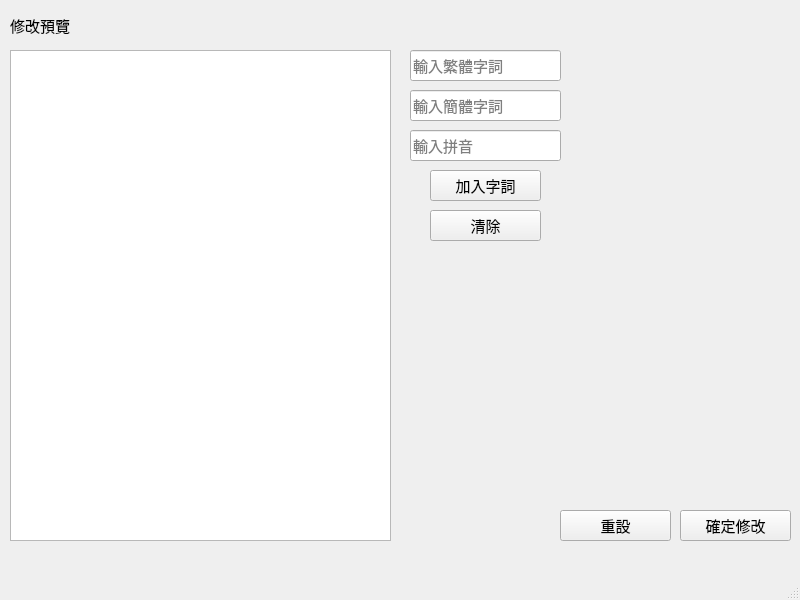
<?xml version="1.0" encoding="UTF-8"?>
<ui version="4.0">
 <class>dmod_window</class>
 <widget class="QMainWindow" name="dmod_window">
  <property name="geometry">
   <rect>
    <x>0</x>
    <y>0</y>
    <width>800</width>
    <height>600</height>
   </rect>
  </property>
  <property name="windowTitle">
   <string>Dictionary Modifier</string>
  </property>
  <widget class="QWidget" name="centralwidget">
   <widget class="QLineEdit" name="cht_input">
    <property name="geometry">
     <rect>
      <x>410</x>
      <y>50</y>
      <width>151</width>
      <height>31</height>
     </rect>
    </property>
    <property name="font">
     <font>
      <family>Times New Roman</family>
      <pointsize>11</pointsize>
     </font>
    </property>
    <property name="placeholderText">
     <string>輸入繁體字詞</string>
    </property>
   </widget>
   <widget class="QLineEdit" name="chs_input">
    <property name="geometry">
     <rect>
      <x>410</x>
      <y>90</y>
      <width>151</width>
      <height>31</height>
     </rect>
    </property>
    <property name="font">
     <font>
      <family>Times New Roman</family>
      <pointsize>11</pointsize>
     </font>
    </property>
    <property name="placeholderText">
     <string>輸入簡體字詞</string>
    </property>
   </widget>
   <widget class="QLineEdit" name="pinyin_input">
    <property name="geometry">
     <rect>
      <x>410</x>
      <y>130</y>
      <width>151</width>
      <height>31</height>
     </rect>
    </property>
    <property name="font">
     <font>
      <family>Times New Roman</family>
      <pointsize>11</pointsize>
     </font>
    </property>
    <property name="placeholderText">
     <string>輸入拼音</string>
    </property>
   </widget>
   <widget class="QPushButton" name="add_button">
    <property name="geometry">
     <rect>
      <x>430</x>
      <y>170</y>
      <width>111</width>
      <height>31</height>
     </rect>
    </property>
    <property name="font">
     <font>
      <family>Times New Roman</family>
      <pointsize>11</pointsize>
     </font>
    </property>
    <property name="text">
     <string>加入字詞</string>
    </property>
   </widget>
   <widget class="QTextBrowser" name="dmod_browser">
    <property name="geometry">
     <rect>
      <x>10</x>
      <y>50</y>
      <width>381</width>
      <height>491</height>
     </rect>
    </property>
    <property name="font">
     <font>
      <family>Times New Roman</family>
      <pointsize>11</pointsize>
     </font>
    </property>
   </widget>
   <widget class="QLabel" name="preview_label">
    <property name="geometry">
     <rect>
      <x>10</x>
      <y>10</y>
      <width>151</width>
      <height>31</height>
     </rect>
    </property>
    <property name="font">
     <font>
      <family>Times New Roman</family>
      <pointsize>11</pointsize>
     </font>
    </property>
    <property name="text">
     <string>修改預覽</string>
    </property>
   </widget>
   <widget class="QPushButton" name="apply_button">
    <property name="geometry">
     <rect>
      <x>680</x>
      <y>510</y>
      <width>111</width>
      <height>31</height>
     </rect>
    </property>
    <property name="font">
     <font>
      <family>Times New Roman</family>
      <pointsize>11</pointsize>
     </font>
    </property>
    <property name="text">
     <string>確定修改</string>
    </property>
   </widget>
   <widget class="QPushButton" name="clear_button">
    <property name="geometry">
     <rect>
      <x>430</x>
      <y>210</y>
      <width>111</width>
      <height>31</height>
     </rect>
    </property>
    <property name="font">
     <font>
      <family>Times New Roman</family>
      <pointsize>11</pointsize>
     </font>
    </property>
    <property name="text">
     <string>清除</string>
    </property>
   </widget>
   <widget class="QPushButton" name="reset_button">
    <property name="geometry">
     <rect>
      <x>560</x>
      <y>510</y>
      <width>111</width>
      <height>31</height>
     </rect>
    </property>
    <property name="font">
     <font>
      <family>Times New Roman</family>
      <pointsize>11</pointsize>
     </font>
    </property>
    <property name="text">
     <string>重設</string>
    </property>
   </widget>
  </widget>
  <widget class="QMenuBar" name="menubar">
   <property name="geometry">
    <rect>
     <x>0</x>
     <y>0</y>
     <width>800</width>
     <height>26</height>
    </rect>
   </property>
  </widget>
  <widget class="QStatusBar" name="statusbar"/>
 </widget>
 <resources/>
 <connections/>
</ui>
